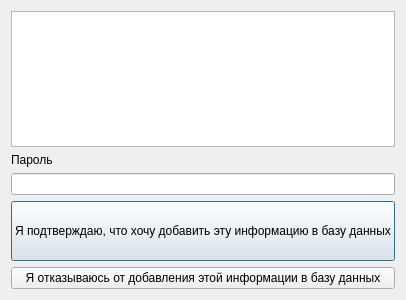
<?xml version="1.0" encoding="UTF-8"?>
<ui version="4.0">
 <class>ODGInsertView</class>
 <widget class="QDialog" name="ODGInsertView">
  <property name="geometry">
   <rect>
    <x>0</x>
    <y>0</y>
    <width>400</width>
    <height>300</height>
   </rect>
  </property>
  <property name="windowTitle">
   <string>Dialog</string>
  </property>
  <layout class="QVBoxLayout" name="verticalLayout_2">
   <item>
    <layout class="QVBoxLayout" name="verticalLayout">
     <item>
      <widget class="QTextEdit" name="textEdit"/>
     </item>
     <item>
      <widget class="QLabel" name="label">
       <property name="text">
        <string>Пароль</string>
       </property>
      </widget>
     </item>
     <item>
      <widget class="QLineEdit" name="lineEdit">
       <property name="echoMode">
        <enum>QLineEdit::Password</enum>
       </property>
      </widget>
     </item>
     <item>
      <widget class="QPushButton" name="pushButton">
       <property name="minimumSize">
        <size>
         <width>0</width>
         <height>60</height>
        </size>
       </property>
       <property name="text">
        <string>Я подтверждаю, что хочу добавить эту информацию в базу данных</string>
       </property>
      </widget>
     </item>
     <item>
      <widget class="QPushButton" name="pushButton_2">
       <property name="text">
        <string>Я отказываюсь от добавления этой информации в базу данных</string>
       </property>
      </widget>
     </item>
    </layout>
   </item>
  </layout>
 </widget>
 <resources/>
 <connections/>
</ui>
